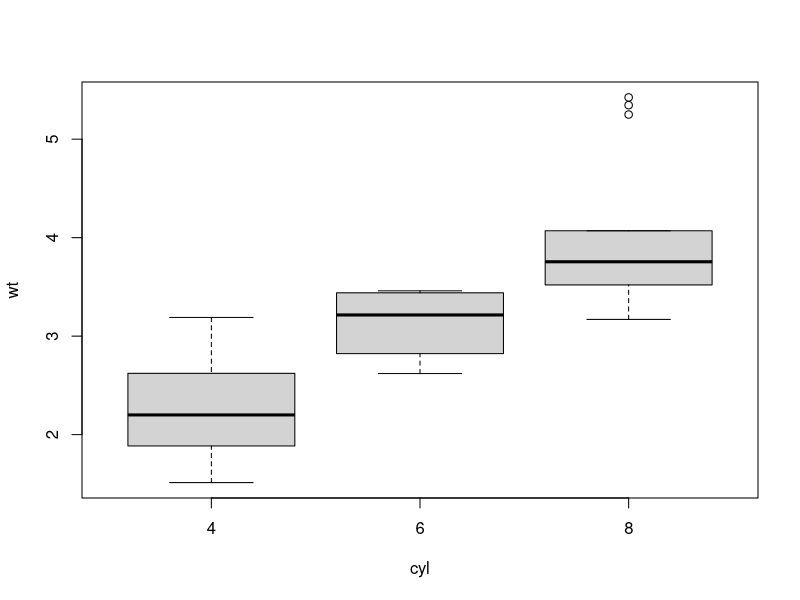
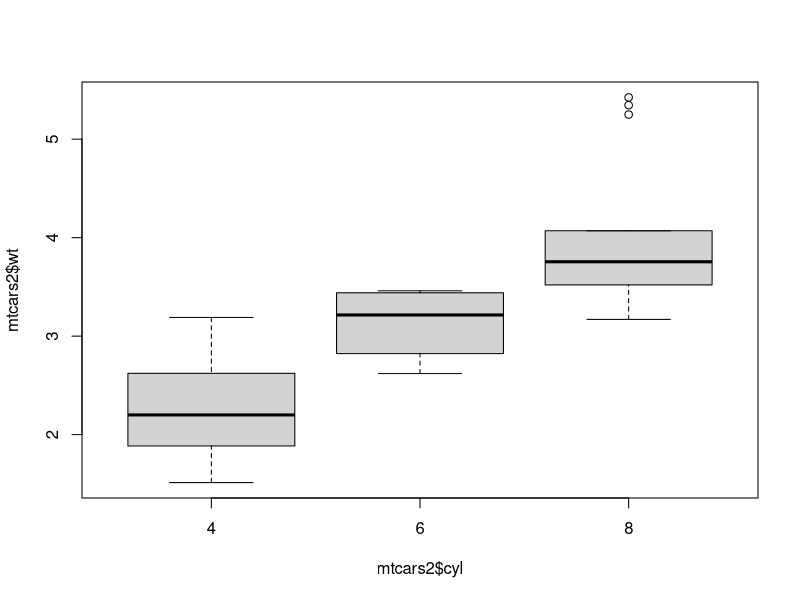
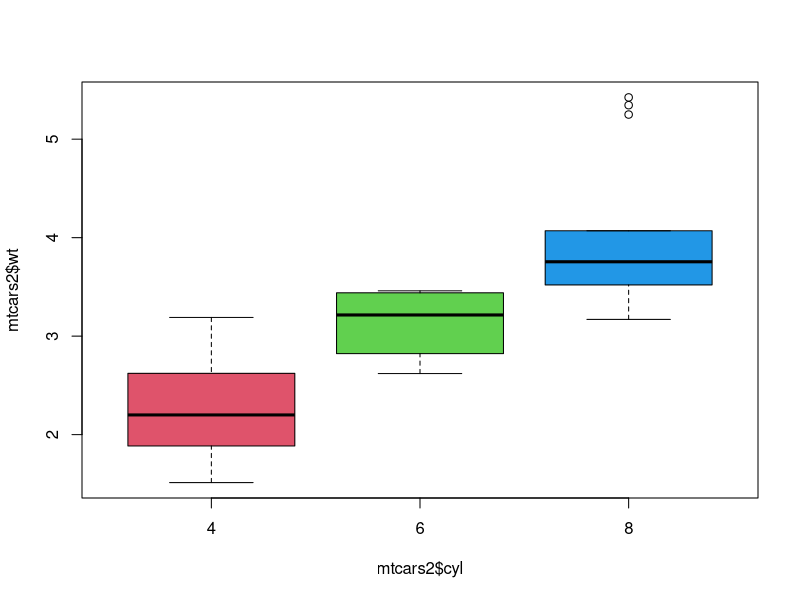
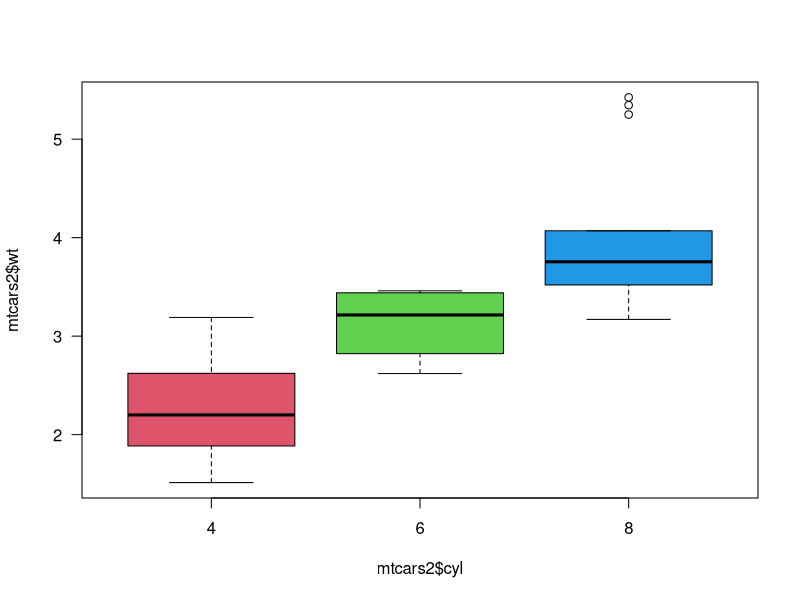
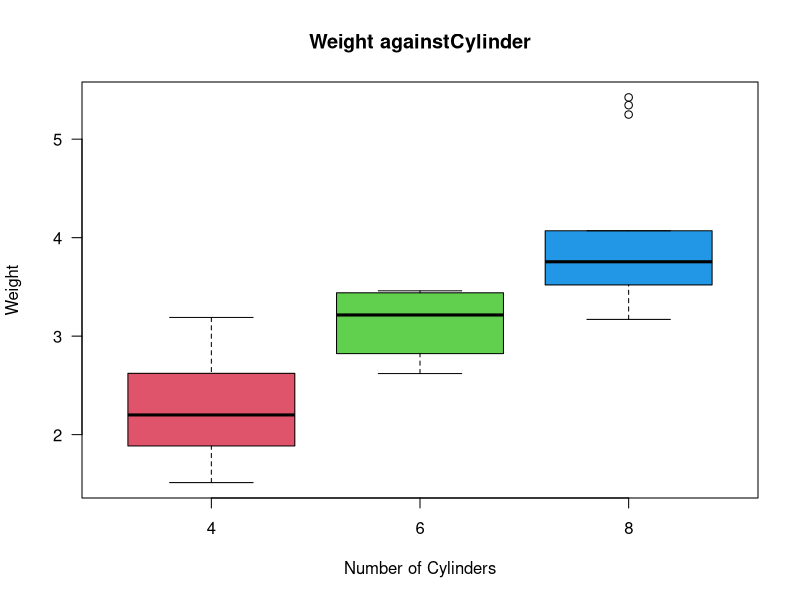

These figures' R source, in order:
# Question 2.

# 2.	The dataset mtcars is available by default in R.
# 
# a.	Access the mtcars dataset. Load the help file and read about it. 
#     In what year was the data collected?
#   [3 marks]

?mtcars

# Data was extracted from the 1974 Motor Trend US magazine. Models from 73 to 74

# b.	Select only those row which have complete records (i.e., those rows which
# have no NAs). Call this dataframe mtcars2.
# [4 marks]

# One way of doing this is as follows
# complete.cases(data) will return a list of true and false

mtcars2 <- mtcars[complete.cases(mtcars),]
mtcars2

# c.	Use mtcars2 to produce a boxplot of wt against cyl.
# 
# You should:
#   
#   ●	Include different colours for the three boxplots
# ●	Include a main title, and relevant x- and y-axis labels
# ●	Label the boxplots with the names of the cyl
# ●	Rotate the numbers on the left axis so that they appear horizontal

boxplot(wt~cyl, data=mtcars2)

?boxplot

# Basic boxplot. Y ~ X.
boxplot(mtcars2$wt ~ mtcars2$cyl)
# We could use , but we should use ~

# Adding colours
boxplot(mtcars2$wt ~ mtcars2$cyl, col=2:4)

# Rotating numbers
boxplot(mtcars2$wt ~ mtcars2$cyl, col=2:4, las=1)

# Adding labels
boxplot(mtcars2$wt ~ mtcars2$cyl, col=2:4, las=1,
        main='Weight againstCylinder',
        xlab='Number of Cylinders',
        ylab='Weight')

# Comment on the resulting graph.
# [18 marks]

# There is a clear difference in groups with more clyinders meaning more weight
# The groups are distinct with the IQR in each outside the range for the other
# groups.
